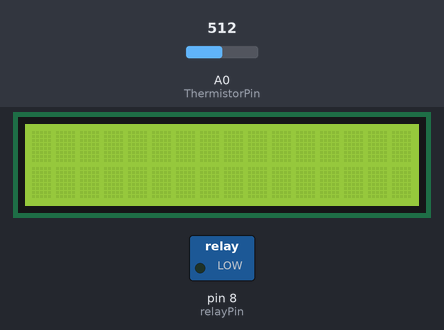
A sketch run on a simulated Arduino Uno, built with avr-gcc and run on an emulated ATmega328P. On the bench: 16×2 character LCD, switched loads named in the sketch (green lamp = pin HIGH). The test bench sets the inputs (shaded band); at power-on: A0 (ThermistorPin) = 512.

Above: at 0.1 s.
At 61.2 s:
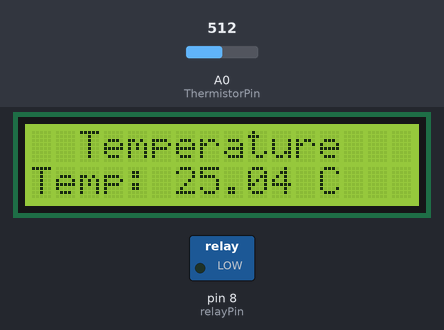

Measured:
- what the display in image 1 shows lasts 60.0 s, from 61.1 s to 121.1 s

The sketch:

tempurator_lcd-ntc-relay.ino
```cpp
/****************************************/
#include <math.h>
#include <LiquidCrystal_I2C.h>

LiquidCrystal_I2C lcd(0x27,16,2);  // set the LCD address to 0x27 for a 16 chars and 2 line display

/****************************************/
  const int relayPin = 8;
  const int ThermistorPin = A0;
  double Thermistor(int RawADC) {
  double Temp;
 Temp = log(10000.0*((1023.0/RawADC-1)));
 Temp = 1 / (0.001129148 + (0.000234125 + (0.0000000876741 * Temp * Temp ))* Temp );
 Temp = Temp - 273.15;
 //Temp = (Temp * 9.0)/ 5.0 + 32.0;
 return Temp;
}
/****************************************/
void setup() {
  pinMode(relayPin, OUTPUT);

  lcd.init();                      // initialize the lcd
  lcd.backlight();

}
void loop() {
  int val;
  float  temp;
  val=analogRead(ThermistorPin);
  temp=Thermistor(val);
  if (temp >= 25){
    digitalWrite(relayPin, LOW);

  }
else {

  digitalWrite(relayPin, HIGH);

}
  lcd.clear();
  delay(500);
  lcd.setCursor(2, 0);
  lcd.print("Temperature");
  lcd.setCursor(0, 1);
  lcd.print("Temp:");
  lcd.setCursor(6, 1);
  lcd.print(temp);
  lcd.setCursor(12,1);
  lcd.print("C");
  delay(60000);


}
```
